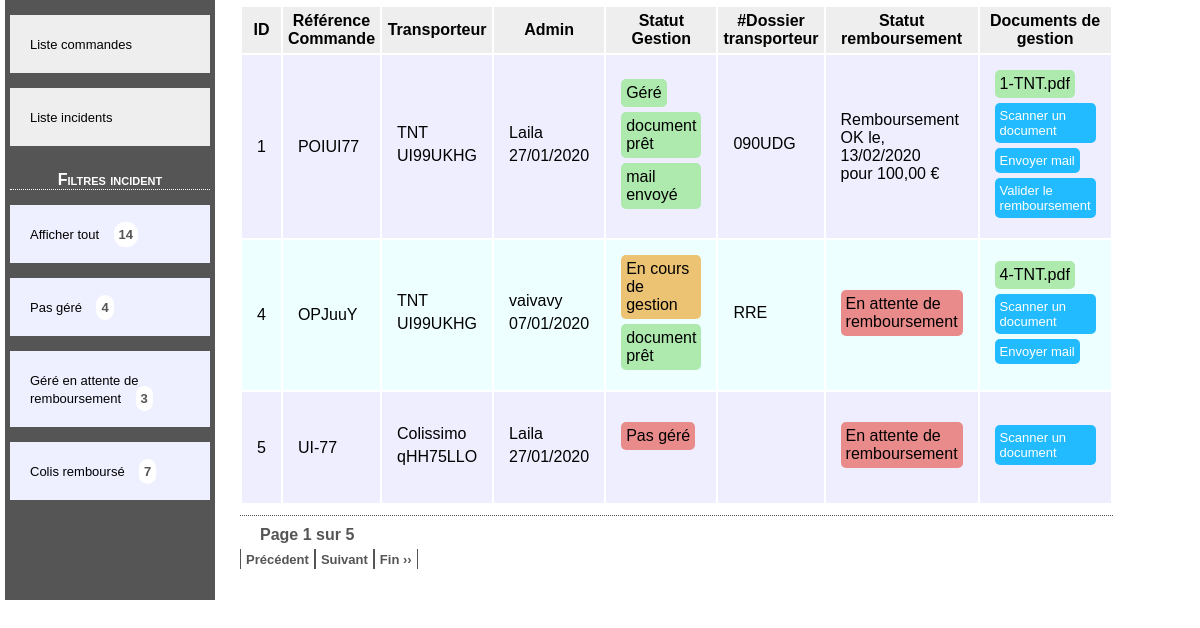
The app's page /list-incidents.php with its own data.
### tables this page shows
CREATE TABLE IF NOT EXISTS `incident` (
  `id_incident` int(11) NOT NULL AUTO_INCREMENT,
  `id_comm` int(11) NOT NULL,
  `id_adm` int(11) NOT NULL,
  `statut_gestion` tinyint(1) UNSIGNED DEFAULT '0',
  `dossier_transporteur` varchar(70) DEFAULT NULL,
  `statut_remboursement` tinyint(1) DEFAULT '0',
  `doc_gestion` varchar(70) DEFAULT NULL,
  `date_decl_incident` date DEFAULT NULL,
  `date_remboursement` timestamp NULL DEFAULT NULL,
  `montant_remboursement` decimal(13,2) DEFAULT NULL,
  `statut_mail` tinyint(1) DEFAULT '0',
  `statut_document` tinyint(1) DEFAULT '0',
  `statut_scanner` tinyint(1) DEFAULT '0',
  PRIMARY KEY (`id_incident`),
  UNIQUE KEY `id_comm_2` (`id_comm`),
  KEY `id_comm` (`id_comm`),
  KEY `id_adm` (`id_adm`)
);

CREATE TABLE IF NOT EXISTS `commande` (
  `id_commandes` int(11) NOT NULL AUTO_INCREMENT,
  `id_trans` int(11) NOT NULL,
  `nbr_bt` varchar(70) NOT NULL,
  `ref_commande` varchar(70) NOT NULL,
  `date_commande` date NOT NULL,
  PRIMARY KEY (`id_commandes`),
  KEY `id_trans` (`id_trans`)
);

CREATE TABLE IF NOT EXISTS `transporteur` (
  `id_transporteur` int(11) NOT NULL AUTO_INCREMENT,
  `nom_transporteur` varchar(70) NOT NULL,
  `ref_transporteur` varchar(70) NOT NULL,
  `email_transporteur` varchar(70) NOT NULL,
  `tel_transporteur` varchar(16) DEFAULT NULL,
  `date_ajout_transporteur` date NOT NULL,
  PRIMARY KEY (`id_transporteur`)
);

### list-incidents.php (called while the page is built, shortened)
<?php
require_once 'services/services.php';
require_once 'modele/incidents.php';
$conn = getConnection();
$offset = pagination_offset();
$incident_multidim = get_all_incident($conn, $offset);
require_once 'template/header.php';
require_once 'template/content.php';
require_once 'template/menu.php';
require_once 'template/page-incident.php';
require_once 'template/footer.php';

### services/services.php (called while the page is built, shortened)
<?php
function pagination_get_current_page():int{
	if (isset($_GET['page_no']) && $_GET['page_no']!="") {
		$page_no = (int) $_GET['page_no'];
    } else {
        $page_no = 1;
    }
	return $page_no;
}
function pagination_offset():int{
	$page_no = pagination_get_current_page();
	$offset = ($page_no - 1) * PARAM_TOTAL_RECORD_PER_PAGE;
	return $offset;
}

### modele/incidents.php (called while the page is built, shortened)
<?php
function get_all_incident(mysqli $conn, $offset){
	$limit = PARAM_TOTAL_RECORD_PER_PAGE;
	$tab_incidents = [];
		$sql = "SELECT
				i.id_incident as id,
				c.ref_commande as ref_com,
				t.nom_transporteur as trans_nom,
				t.ref_transporteur as trans_ref,
				a.nom_admin as admin_nom,
				DATE_FORMAT(a.date_admin, '%d/%m/%Y') as admin_date,
				i.statut_gestion as stat_gest,
				i.dossier_transporteur as doss_trans,
				i.statut_remboursement as stat_remb,
				i.doc_gestion as pdf,
				i.statut_document as stat_doc,
				i.statut_scanner as stat_scan,
				i.statut_mail as stat_mail,
				DATE_FORMAT(i.date_remboursement, '%d/%m/%Y') as date_remb,
				i.montant_remboursement as mt_remb,
				t.id_transporteur as id_trans
				FROM `incident` as i
				INNER JOIN commande as c
				ON i.id_comm = c.id_commandes
				INNER JOIN admin as a
				ON i.id_adm = a.id_admin
				INNER JOIN transporteur as t
				ON c.id_trans = t.id_transporteur
			";
			$cas = 1;
			if(isset($_GET['state-ge']) and $_GET['state-ge']==0){
				$statut_gestion = 0;
				$where = " WHERE statut_gestion = ? ";
				$sql .= $where;
			    $cas = 1;
			}elseif(!isset($_GET['state-ge']) and !isset($_GET['state-re'])){
				$where = "";
				$sql .= $where;
			    $cas = 2;
			}elseif((isset($_GET['state-ge']) and $_GET['state-ge']==1) and ((isset($_GET['state-re']) and $_GET['state-re']==0))){
				$where = "WHERE statut_gestion = ? AND statut_remboursement = ?";
				$statut_gestion = 1;
				$statut_remboursement = 0;
				$sql .= $where;
			    $cas = 3;
			}elseif(isset($_GET['state-re']) and $_GET['state-re']==1){
				$statut_remboursement = 1;
				$where = " WHERE statut_remboursement = ? ";
				$sql .= $where;
			    $cas = 4;
			}
			$order_by = " ORDER BY id";
			$sql .= $order_by;
			$lim = " LIMIT ?, ?";
			$sql .= $lim;
	if ($stmt = mysqli_prepare($conn, $sql)) {
		switch($cas){
			case 2:
			mysqli_stmt_bind_param($stmt, 'dd', $offset, $limit);
			break;
		}
		if(mysqli_stmt_execute($stmt)){
			$result = mysqli_stmt_get_result($stmt);
			$i = 0;
			while ($row = mysqli_fetch_assoc($result))
			{
				$tab_incidents[$i] = $row;
				$i++;
			}
			return $tab_incidents;
		}else{
			echo "Error: " . $sql . "<br>" . mysqli_stmt_error($stmt);
		}
	}else {
		printf("Erreur - SQLSTATE %s.\n", mysqli_sqlstate($conn));
	}
}

### template/page-incident.php (the view, shortened to what this page needs)
<div id="page">
<table border="0">
<tr class='tabheader'><th>ID</th><th>Référence Commande</th><th>Transporteur</th><th>Admin</th><th>Statut Gestion</th><th>#Dossier transporteur</th><th>Statut remboursement</th><th>Documents de gestion</th></tr>
<?php
foreach($incident_multidim as $key=>$val):
	 foreach($val as $k=>$v){
	 $incident[$k]=$v;
	 }
 ?>
<tr class='tabrow' id="row-incident-<?php echo $incident['id']?>">
	<td><span class='id-inc'><?php echo $incident['id']; ?></span></td>
	<td><span class='ref-co'><?php  echo $incident['ref_com'];?></span></td>
	<td>
		<span class='span-cell name-trans'><?php  echo $incident['trans_nom'];?></span>
		<br>
		<span class='span-cell ref-trans'><?php  echo $incident['trans_ref'];?></span></td>
	<td>
		<span class='span-cell name-admin'><?php  echo $incident['admin_nom'];?></span>
		<br>
		<span class='span-cell date-admin'><?php  echo $incident['admin_date'];?></span>
	<td>
		<span id="notif-gest-<?php echo $incident['id']; ?>" class='stat cell-stat-gest stat-gest-<?php echo $incident['stat_gest'];?>'><?php  echo PARAM_STATUT_GESTION[$incident['stat_gest']];?></span>
		<br>
		<span id="dispo-doc-<?php echo $incident['id']; ?>" class='<?php echo ($incident['stat_doc'])?'visible':'invisible'?> stat cell-stat-doc stat-doc-<?php echo $incident['stat_doc'];?>'><?php  echo PARAM_STATUT_DOC[$incident['stat_doc']];?></span>
		<br>
		<span id="notif-mail-<?php echo $incident['id']; ?>" class='<?php echo ($incident['stat_mail'])?'visible':'invisible'?> stat stat-mail'><?php  echo PARAM_STATUT_MAIL[$incident['stat_mail']];?></span>
	</td>
	<td class="<?php  echo($incident['stat_gest']!= 2)?'dossier-transporteur':'';?>" id="td-doss-transporteur-<?php echo $incident['id']?>">
		<span class='stat' id="span-doss-trans-<?php echo $incident['id']?>"><?php  echo $incident['doss_trans'];?></span>
	</td>
	<td id="cell-stat-remb-<?php echo $incident['id']; ?>">
		<?php if(!$incident['stat_remb']): ?>
		<span class='stat-remb remb-ko stat'><?php  echo PARAM_STATUT_REMBOURSEMENT[$incident['stat_remb']];?></span>
		<?php else:?>
		<span class='remb-ok'><?php  echo PARAM_STATUT_REMBOURSEMENT[$incident['stat_remb']];?></span>
		<span class='remb-ok'>le, </span>
		<br>
		<span class='remb-ok'><?php  echo $incident['date_remb'];?></span>
		<span class='remb-ok'>pour <?php  echo number_format($incident['mt_remb'], 2, ',', ' ');?> €</span>
		<?php endif; ?>
    </td>
	<td class="cell-doc-gest">
		<span id="pdf-name-<?php echo $incident['id']; ?>" class='<?php echo ($incident['stat_scan'] || $incident['stat_doc'] || validateDocumentName($incident['pdf']))?'visible':'invisible'?> stat doc-pdf'><?php  echo $incident['pdf'];?></span>
		<br>
		<span id="link-scan-<?php echo $incident['id']; ?>" class='link-scan'><input id="input-scan-<?php echo $incident['id']; ?>" class="input-scan" type="file"/><a href='' class='a-scan a-incident upload_link' id="upload_link_<?php  echo $incident['id'],'_',$incident['trans_nom'];?>">Scanner un document</a></span>
		<br>
		<span id="link-mail-<?php echo $incident['id']; ?>" class='<?php echo ($incident['stat_scan'])?'visible':'invisible'?> link-send-mail'><a href='' class='a-send-mail a-incident' id='mail-<?php echo $incident['id']; ?>'>Envoyer mail</a></span>
		<br>
		<span  id="link-validate-<?php echo $incident['id']; ?>" class='<?php echo ($incident['stat_mail'])?'visible':'invisible'?> link-validate-doc'><a href='' class='a-validate-doc a-incident' id="validation-<?php echo $incident['id']; ?>" >Valider le remboursement</a></span>
	</td>
</tr>
<?php endforeach; ?>
</table>
	<?php require_once 'template/pagination.php';?>
</div>

### assets/css/main.css (style rules this page uses)
* { margin:0px; padding:0px; font-family: sans-serif; }
a { color:white; text-decoration:none; font-size:small; }
.upload_link { text-decoration:none; }
table, th, td, tr { padding:5px; }
table { width:800px; }
th { background-color:#EEE; }
.stat, .span-cell { display: inline-block; margin-bottom: 5px; }
.cell-stat-gest, .remb-ko { padding: 5px; border-radius: 5px; }
.stat-gest-0, .remb-ko { background-color:#ea8b8b; }
.stat-gest-1 { background-color:#ecc273; }
.stat-gest-2 { background-color:#aeeaae; }
.stat-mail { background-color:#aeeaae; padding: 5px; border-radius: 5px; }
.cell-stat-doc { padding: 5px; border-radius: 5px; }
.stat-doc-1 { background-color:#aeeaae; }
.a-incident { text-decoration: none; padding: 5px; border-radius: 5px; background-color: #2BF; margin-bottom: 5px; display: inline-block; }
.doc-pdf { background-color:#aeeaae; padding: 5px; border-radius: 5px; }
.visible { display:inline-block; }
.table-list th, td { padding:15px; }

### assets/css/style.css (style rules this page uses)
#page { width:auto; margin-left:15px; padding:0 5px; float:left; }

### records on screen
incident: id_incident "1", id_comm.ref_commande "POIUI77", transporteur.nom_transporteur "TNT", transporteur.ref_transporteur "UI99UKHG", id_adm.nom_admin "Laila", admin_date "27/01/2020", statut_gestion "Géré", statut_document "document prêt", statut_mail "mail envoyé", dossier_transporteur "090UDG", statut_remboursement "Remboursement OK", date_remb "13/02/2020", montant_remboursement "100,00", doc_gestion "1-TNT.pdf"
incident: id_incident "4", id_comm.ref_commande "OPJuuY", transporteur.nom_transporteur "TNT", transporteur.ref_transporteur "UI99UKHG", id_adm.nom_admin "vaivavy", admin_date "07/01/2020", statut_gestion "En cours de gestion", statut_document "document prêt", dossier_transporteur "RRE", statut_remboursement "En attente de remboursement", doc_gestion "4-TNT.pdf"
incident: id_incident "5", id_comm.ref_commande "UI-77", transporteur.nom_transporteur "Colissimo", transporteur.ref_transporteur "qHH75LLO", id_adm.nom_admin "Laila", admin_date "27/01/2020", statut_gestion "Pas géré", statut_remboursement "En attente de remboursement"

### other values on screen
nombre_incident() "14"
nombre_incident_non_gere() "4"
nombre_incident_gere_enattente_remboursement() "3"
nombre_incident_rembourser() "7"
$no_page_of_total "1 sur 5"
